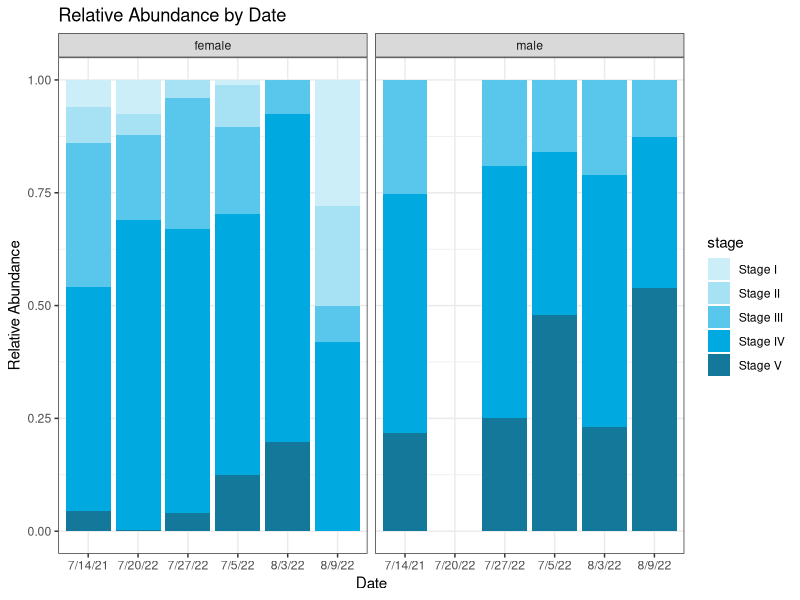

Here is the R script that generated this plot:
## ---- chunk 1
knitr::opts_chunk$set(echo = TRUE)
## ---- chunk 2
install.packages("ggpubr")
## ---- chunk 3
knitr::opts_chunk$set(echo = TRUE)

library(tidyverse)
library("RColorBrewer")
library(ggpubr)
## ---- chunk 4
library(readr)
data <- read_csv("../data/AST_HF_histo_abundance.csv", col_names = TRUE, na = c("", "NA")) %>%
select(full_sample_id, date, species, site, sex, StageI, StageII, StageIII, StageIV, StageV)
## ---- chunk 5
library(stringr)
#data <- data %>%
  #mutate(full_sample_id = ifelse(startsWith(full_sample_id, "AST"), 
                                 #gsub("-TP\\d+", "", full_sample_id), 
                                # full_sample_id))
#data <- data %>%
 # filter(!timepoint=="TP0")
## ---- chunk 6

data <- data %>%
rowwise() %>%
mutate(total.gametes = sum(StageI,StageII,StageIII,StageIV,StageV,na.rm = T))

## ---- chunk 7
data <- data %>%
  mutate(Stage0 = ifelse(total.gametes==0, 1, 0))
## ---- chunk 8
Rel.Abundance <- data %>%
  group_by(sex, date) %>%
  summarise(
    total_gametes = sum(total.gametes, na.rm = TRUE),
    StageI = sum(StageI, na.rm = TRUE),
    StageII = sum(StageII, na.rm = TRUE),
    StageIII = sum(StageIII, na.rm = TRUE),
    StageIV = sum(StageIV, na.rm = TRUE),
    StageV = sum(StageV, na.rm = TRUE)
  ) %>%
  mutate(
    rel_abundance_StageI = StageI / total_gametes,
    rel_abundance_StageII = StageII / total_gametes,
    rel_abundance_StageIII = StageIII / total_gametes,
    rel_abundance_StageIV = StageIV / total_gametes,
    rel_abundance_StageV = StageV / total_gametes
  )

Rel.Abundance <- Rel.Abundance %>%
  filter(!sex=="NA") 
## ---- chunk 9
Rel.Abundance_long <- Rel.Abundance %>%
  pivot_longer(cols = starts_with("rel_abundance_stage"), 
               names_to = "stage", 
               values_to = "value") %>%
  mutate(stage = factor(stage, 
levels = c("rel_abundance_StageI", "rel_abundance_StageII", "rel_abundance_StageIII", "rel_abundance_StageIV", "rel_abundance_StageV"), 
                        labels = c("Stage I", "Stage II", "Stage III", "Stage IV", "Stage V")))

## ---- chunk 10
#Rel.Abundance_long_field <- Rel.Abundance_long %>%
 # filter(treatment=="Field")
 #mutate(date = as.Date(date, format = "%m/%d/%y"))  # Convert date column to Date type for proper ordering
## ---- chunk 11
ggplot(Rel.Abundance_long, aes(x = date, y = value, fill = stage)) +
  geom_bar(stat = "identity", position = "fill") +
  facet_grid(~ sex) +
  theme_minimal() +
  labs(
    title = "Relative Abundance by Date",
    x = "Date",
    y = "Relative Abundance",
    color = "Stage"
  ) +
  scale_fill_manual(
    values = c("#CCEEF9", "#A6E1F4", "#59C7EB", "#00A9E0", "#137899"),
    labels = c('Stage I', 'Stage II', 'Stage III', 'Stage IV', 'Stage V')
  ) +
  #scale_x_date(date_labels = "%b %d, %Y", date_breaks = "4 day") +
  theme_bw()

